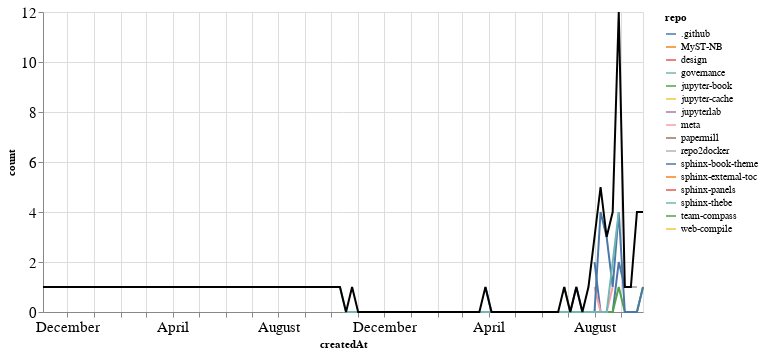

The cell this chart's notebook holds for it:
### Markdown cell above
### PRs

### Code cell
prs_time = prs.groupby('repo').resample('W', on='createdAt').count()['author'].reset_index()
prs_time = prs_time.rename(columns={'author': 'count'})
prs_time_total = prs_time.groupby('createdAt').agg({"count": "sum"}).reset_index()

ch1 = alt.Chart(prs_time, width=600).mark_line().encode(
    x='createdAt',
    y='count',
    color='repo',
    tooltip="repo"
)

ch2 = alt.Chart(prs_time_total, width=600).mark_line(color="black").encode(
    x='createdAt',
    y='count',
)

ch1 + ch2

### Figure 1 — Vega-Lite specification as saved in the notebook (floating-point values rounded to 4 significant figures)
{"config": {"axisLeft": {"labelFontSize": 15}, "axisBottom": {"labelFontSize": 15}}, "layer": [{"data": {"name": "data-0e55b9d08232b1623a96cd540419f7f9"}, "mark": "line", "encoding": {"color": {"type": "nominal", "field": "repo"}, "tooltip": {"type": "nominal", "field": "repo"}, "x": {"type": "temporal", "field": "createdAt"}, "y": {"type": "quantitative", "field": "count"}}, "width": 600}, {"data": {"name": "data-137b5d5cb0b2f7e38ecd0406dbfc083e"}, "mark": {"type": "line", "color": "black"}, "encoding": {"x": {"type": "temporal", "field": "createdAt"}, "y": {"type": "quantitative", "field": "count"}}, "width": 600}], "$schema": "https://vega.github.io/schema/vega-lite/v4.8.1.json", "datasets": {"data-0e55b9d08232b1623a96cd540419f7f9": [{"repo": ".github", "createdAt": "2021-08-01T00:00:00", "count": 2}, {"repo": ".github", "createdAt": "2021-08-08T00:00:00", "count": 0}, {"repo": ".github", "createdAt": "2021-08-15T00:00:00", "count": 0}, {"repo": ".github", "createdAt": "2021-08-22T00:00:00", "count": 0}, {"repo": ".github", "createdAt": "2021-08-29T00:00:00", "count": 2}, {"repo": ".github", "createdAt": "2021-09-05T00:00:00", "count": 1}, {"repo": "MyST-NB", "createdAt": "2021-08-08T00:00:00", "count": 1}, {"repo": "design", "createdAt": "2019-11-03T00:00:00", "count": 1}, {"repo": "governance", "createdAt": "2021-09-19T00:00:00", "count": 2}, {"repo": "jupyter-book", "createdAt": "2021-06-27T00:00:00", "count": 1}, {"repo": "jupyter-book", "createdAt": "2021-07-04T00:00:00", "count": 0}, {"repo": "jupyter-book", "createdAt": "2021-07-11T00:00:00", "count": 0}, {"repo": "jupyter-book", "createdAt": "2021-07-18T00:00:00", "count": 0}, {"repo": "jupyter-book", "createdAt": "2021-07-25T00:00:00", "count": 0}, {"repo": "jupyter-book", "createdAt": "2021-08-01T00:00:00", "count": 0}, {"repo": "jupyter-book", "createdAt": "2021-08-08T00:00:00", "count": 0}, {"repo": "jupyter-book", "createdAt": "2021-08-15T00:00:00", "count": 0}, {"repo": "jupyter-book", "createdAt": "2021-08-22T00:00:00", "count": 0}, {"repo": "jupyter-book", "createdAt": "2021-08-29T00:00:00", "count": 1}, {"repo": "jupyter-book", "createdAt": "2021-09-05T00:00:00", "count": 0}, {"repo": "jupyter-book", "createdAt": "2021-09-12T00:00:00", "count": 0}, {"repo": "jupyter-book", "createdAt": "2021-09-19T00:00:00", "count": 0}, {"repo": "jupyter-book", "createdAt": "2021-09-26T00:00:00", "count": 1}, {"repo": "jupyter-cache", "createdAt": "2021-07-25T00:00:00", "count": 1}, {"repo": "jupyterlab", "createdAt": "2020-08-09T00:00:00", "count": 1}, {"repo": "meta", "createdAt": "2021-08-01T00:00:00", "count": 1}, {"repo": "meta", "createdAt": "2021-08-08T00:00:00", "count": 0}, {"repo": "meta", "createdAt": "2021-08-15T00:00:00", "count": 0}, {"repo": "meta", "createdAt": "2021-08-22T00:00:00", "count": 1}, {"repo": "papermill", "createdAt": "2021-08-29T00:00:00", "count": 1}, {"repo": "repo2docker", "createdAt": "2021-09-12T00:00:00", "count": 1}, {"repo": "repo2docker", "createdAt": "2021-09-19T00:00:00", "count": 1}, {"repo": "sphinx-book-theme", "createdAt": "2021-03-28T00:00:00", "count": 1}, {"repo": "sphinx-book-theme", "createdAt": "2021-04-04T00:00:00", "count": 0}, {"repo": "sphinx-book-theme", "createdAt": "2021-04-11T00:00:00", "count": 0}, {"repo": "sphinx-book-theme", "createdAt": "2021-04-18T00:00:00", "count": 0}, {"repo": "sphinx-book-theme", "createdAt": "2021-04-25T00:00:00", "count": 0}, {"repo": "sphinx-book-theme", "createdAt": "2021-05-02T00:00:00", "count": 0}, {"repo": "sphinx-book-theme", "createdAt": "2021-05-09T00:00:00", "count": 0}, {"repo": "sphinx-book-theme", "createdAt": "2021-05-16T00:00:00", "count": 0}, {"repo": "sphinx-book-theme", "createdAt": "2021-05-23T00:00:00", "count": 0}, {"repo": "sphinx-book-theme", "createdAt": "2021-05-30T00:00:00", "count": 0}, {"repo": "sphinx-book-theme", "createdAt": "2021-06-06T00:00:00", "count": 0}, {"repo": "sphinx-book-theme", "createdAt": "2021-06-13T00:00:00", "count": 0}, {"repo": "sphinx-book-theme", "createdAt": "2021-06-20T00:00:00", "count": 0}, {"repo": "sphinx-book-theme", "createdAt": "2021-06-27T00:00:00", "count": 0}, {"repo": "sphinx-book-theme", "createdAt": "2021-07-04T00:00:00", "count": 0}, {"repo": "sphinx-book-theme", "createdAt": "2021-07-11T00:00:00", "count": 1}, {"repo": "sphinx-book-theme", "createdAt": "2021-07-18T00:00:00", "count": 0}, {"repo": "sphinx-book-theme", "createdAt": "2021-07-25T00:00:00", "count": 0}, {"repo": "sphinx-book-theme", "createdAt": "2021-08-01T00:00:00", "count": 0}, {"repo": "sphinx-book-theme", "createdAt": "2021-08-08T00:00:00", "count": 4}, {"repo": "sphinx-book-theme", "createdAt": "2021-08-15T00:00:00", "count": 3}, {"repo": "sphinx-book-theme", "createdAt": "2021-08-22T00:00:00", "count": 1}, {"repo": "sphinx-book-theme", "createdAt": "2021-08-29T00:00:00", "count": 4}, {"repo": "sphinx-book-theme", "createdAt": "2021-09-05T00:00:00", "count": 0}, {"repo": "sphinx-book-theme", "createdAt": "2021-09-12T00:00:00", "count": 0}, {"repo": "sphinx-book-theme", "createdAt": "2021-09-19T00:00:00", "count": 0}, {"repo": "sphinx-book-theme", "createdAt": "2021-09-26T00:00:00", "count": 1}, {"repo": "sphinx-external-toc", "createdAt": "2021-09-19T00:00:00", "count": 1}, {"repo": "sphinx-panels", "createdAt": "2020-10-25T00:00:00", "count": 1}, {"repo": "sphinx-thebe", "createdAt": "2020-10-11T00:00:00", "count": 1}, {"repo": "sphinx-thebe", "createdAt": "2020-10-18T00:00:00", "count": 0}, {"repo": "sphinx-thebe", "createdAt": "2020-10-25T00:00:00", "count": 0}, {"repo": "sphinx-thebe", "createdAt": "2020-11-01T00:00:00", "count": 0}, {"repo": "sphinx-thebe", "createdAt": "2020-11-08T00:00:00", "count": 0}, {"repo": "sphinx-thebe", "createdAt": "2020-11-15T00:00:00", "count": 0}, {"repo": "sphinx-thebe", "createdAt": "2020-11-22T00:00:00", "count": 0}, {"repo": "sphinx-thebe", "createdAt": "2020-11-29T00:00:00", "count": 0}, {"repo": "sphinx-thebe", "createdAt": "2020-12-06T00:00:00", "count": 0}, {"repo": "sphinx-thebe", "createdAt": "2020-12-13T00:00:00", "count": 0}, {"repo": "sphinx-thebe", "createdAt": "2020-12-20T00:00:00", "count": 0}, {"repo": "sphinx-thebe", "createdAt": "2020-12-27T00:00:00", "count": 0}, {"repo": "sphinx-thebe", "createdAt": "2021-01-03T00:00:00", "count": 0}, {"repo": "sphinx-thebe", "createdAt": "2021-01-10T00:00:00", "count": 0}, {"repo": "sphinx-thebe", "createdAt": "2021-01-17T00:00:00", "count": 0}, {"repo": "sphinx-thebe", "createdAt": "2021-01-24T00:00:00", "count": 0}, {"repo": "sphinx-thebe", "createdAt": "2021-01-31T00:00:00", "count": 0}, {"repo": "sphinx-thebe", "createdAt": "2021-02-07T00:00:00", "count": 0}, {"repo": "sphinx-thebe", "createdAt": "2021-02-14T00:00:00", "count": 0}, {"repo": "sphinx-thebe", "createdAt": "2021-02-21T00:00:00", "count": 0}, {"repo": "sphinx-thebe", "createdAt": "2021-02-28T00:00:00", "count": 0}, {"repo": "sphinx-thebe", "createdAt": "2021-03-07T00:00:00", "count": 0}, {"repo": "sphinx-thebe", "createdAt": "2021-03-14T00:00:00", "count": 0}, {"repo": "sphinx-thebe", "createdAt": "2021-03-21T00:00:00", "count": 0}, {"repo": "sphinx-thebe", "createdAt": "2021-03-28T00:00:00", "count": 0}, {"repo": "sphinx-thebe", "createdAt": "2021-04-04T00:00:00", "count": 0}, {"repo": "sphinx-thebe", "createdAt": "2021-04-11T00:00:00", "count": 0}, {"repo": "sphinx-thebe", "createdAt": "2021-04-18T00:00:00", "count": 0}, {"repo": "sphinx-thebe", "createdAt": "2021-04-25T00:00:00", "count": 0}, {"repo": "sphinx-thebe", "createdAt": "2021-05-02T00:00:00", "count": 0}, {"repo": "sphinx-thebe", "createdAt": "2021-05-09T00:00:00", "count": 0}, {"repo": "sphinx-thebe", "createdAt": "2021-05-16T00:00:00", "count": 0}, {"repo": "sphinx-thebe", "createdAt": "2021-05-23T00:00:00", "count": 0}, {"repo": "sphinx-thebe", "createdAt": "2021-05-30T00:00:00", "count": 0}, {"repo": "sphinx-thebe", "createdAt": "2021-06-06T00:00:00", "count": 0}, {"repo": "sphinx-thebe", "createdAt": "2021-06-13T00:00:00", "count": 0}, {"repo": "sphinx-thebe", "createdAt": "2021-06-20T00:00:00", "count": 0}, {"repo": "sphinx-thebe", "createdAt": "2021-06-27T00:00:00", "count": 0}, {"repo": "sphinx-thebe", "createdAt": "2021-07-04T00:00:00", "count": 0}, {"repo": "sphinx-thebe", "createdAt": "2021-07-11T00:00:00", "count": 0}, {"repo": "sphinx-thebe", "createdAt": "2021-07-18T00:00:00", "count": 0}, {"repo": "sphinx-thebe", "createdAt": "2021-07-25T00:00:00", "count": 0}, {"repo": "sphinx-thebe", "createdAt": "2021-08-01T00:00:00", "count": 0}, {"repo": "sphinx-thebe", "createdAt": "2021-08-08T00:00:00", "count": 0}, {"repo": "sphinx-thebe", "createdAt": "2021-08-15T00:00:00", "count": 0}, {"repo": "sphinx-thebe", "createdAt": "2021-08-22T00:00:00", "count": 2}, {"repo": "sphinx-thebe", "createdAt": "2021-08-29T00:00:00", "count": 4}, {"repo": "team-compass", "createdAt": "2021-09-26T00:00:00", "count": 1}, {"repo": "web-compile", "createdAt": "2021-09-26T00:00:00", "count": 1}], "data-137b5d5cb0b2f7e38ecd0406dbfc083e": [{"createdAt": "2019-11-03T00:00:00", "count": 1}, {"createdAt": "2020-08-09T00:00:00", "count": 1}, {"createdAt": "2020-10-11T00:00:00", "count": 1}, {"createdAt": "2020-10-18T00:00:00", "count": 0}, {"createdAt": "2020-10-25T00:00:00", "count": 1}, {"createdAt": "2020-11-01T00:00:00", "count": 0}, {"createdAt": "2020-11-08T00:00:00", "count": 0}, {"createdAt": "2020-11-15T00:00:00", "count": 0}, {"createdAt": "2020-11-22T00:00:00", "count": 0}, {"createdAt": "2020-11-29T00:00:00", "count": 0}, {"createdAt": "2020-12-06T00:00:00", "count": 0}, {"createdAt": "2020-12-13T00:00:00", "count": 0}, {"createdAt": "2020-12-20T00:00:00", "count": 0}, {"createdAt": "2020-12-27T00:00:00", "count": 0}, {"createdAt": "2021-01-03T00:00:00", "count": 0}, {"createdAt": "2021-01-10T00:00:00", "count": 0}, {"createdAt": "2021-01-17T00:00:00", "count": 0}, {"createdAt": "2021-01-24T00:00:00", "count": 0}, {"createdAt": "2021-01-31T00:00:00", "count": 0}, {"createdAt": "2021-02-07T00:00:00", "count": 0}, {"createdAt": "2021-02-14T00:00:00", "count": 0}, {"createdAt": "2021-02-21T00:00:00", "count": 0}, {"createdAt": "2021-02-28T00:00:00", "count": 0}, {"createdAt": "2021-03-07T00:00:00", "count": 0}, {"createdAt": "2021-03-14T00:00:00", "count": 0}, {"createdAt": "2021-03-21T00:00:00", "count": 0}, {"createdAt": "2021-03-28T00:00:00", "count": 1}, {"createdAt": "2021-04-04T00:00:00", "count": 0}, {"createdAt": "2021-04-11T00:00:00", "count": 0}, {"createdAt": "2021-04-18T00:00:00", "count": 0}, {"createdAt": "2021-04-25T00:00:00", "count": 0}, {"createdAt": "2021-05-02T00:00:00", "count": 0}, {"createdAt": "2021-05-09T00:00:00", "count": 0}, {"createdAt": "2021-05-16T00:00:00", "count": 0}, {"createdAt": "2021-05-23T00:00:00", "count": 0}, {"createdAt": "2021-05-30T00:00:00", "count": 0}, {"createdAt": "2021-06-06T00:00:00", "count": 0}, {"createdAt": "2021-06-13T00:00:00", "count": 0}, {"createdAt": "2021-06-20T00:00:00", "count": 0}, {"createdAt": "2021-06-27T00:00:00", "count": 1}, {"createdAt": "2021-07-04T00:00:00", "count": 0}, {"createdAt": "2021-07-11T00:00:00", "count": 1}, {"createdAt": "2021-07-18T00:00:00", "count": 0}, {"createdAt": "2021-07-25T00:00:00", "count": 1}, {"createdAt": "2021-08-01T00:00:00", "count": 3}, {"createdAt": "2021-08-08T00:00:00", "count": 5}, {"createdAt": "2021-08-15T00:00:00", "count": 3}, {"createdAt": "2021-08-22T00:00:00", "count": 4}, {"createdAt": "2021-08-29T00:00:00", "count": 12}, {"createdAt": "2021-09-05T00:00:00", "count": 1}, {"createdAt": "2021-09-12T00:00:00", "count": 1}, {"createdAt": "2021-09-19T00:00:00", "count": 4}, {"createdAt": "2021-09-26T00:00:00", "count": 4}]}}
